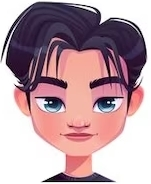
#> input picture lipsink_images/A.jpg, 151 x 184 px, given in place of 5.jpg, which was not available
$ python get_image_from_presentation.py
#> lines starting #> are read from the running program, lines starting #| are printed output that depends on the picture
from os import listdir
from os.path import isfile, join

from PIL import Image

mypath = 'lipsink_images'
onlyfiles = [f for f in listdir(mypath) if isfile(join(mypath, f))]

for fl in onlyfiles:
    im1 = Image.open('pres_file/5.jpg')
#> im1 is the input picture: PIL image 151x184 RGB; mean R, G, B 183.5, 154.9, 162.6
    im2 = Image.open(mypath + '/' + fl)
    im2 = im2.resize((453, 552))
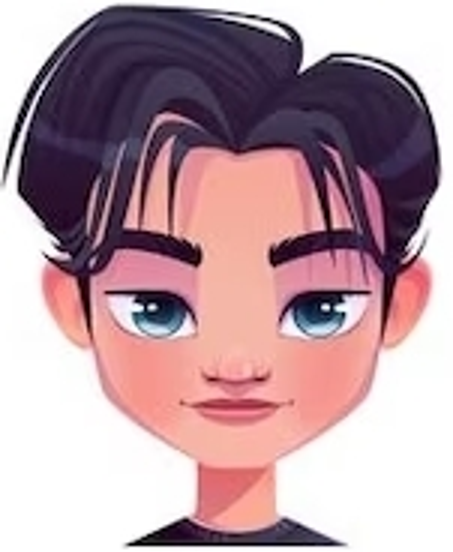
#> im2: PIL image 453x552 RGB; mean R, G, B 183.5, 154.9, 162.5
    im1.paste(im2, (2500, 1100))
    im1.save('lipsink_images5/' + fl, quality=95)

    im1.close()
    im2.close()
#> pass 2 of the loop `for fl in onlyfiles:`:
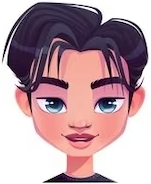
#> input picture lipsink_images/B.jpg, 151 x 184 px, found by its file name
#> im2 is the input picture: PIL image 151x184 RGB; mean R, G, B 183.1, 154.4, 162.3
#> `im2 = im2.resize((453, 552))`:
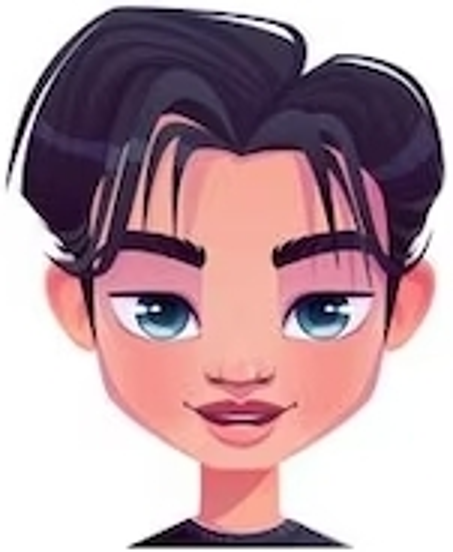
#> im2: PIL image 453x552 RGB; mean R, G, B 183, 154.4, 162.3
#> pass 3 of the loop `for fl in onlyfiles:`:
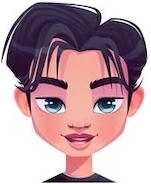
#> input picture lipsink_images/C.jpg, 151 x 184 px, found by its file name
#> im2 is the input picture: PIL image 151x184 RGB; mean R, G, B 183.1, 154.3, 162.3
#> `im2 = im2.resize((453, 552))`:
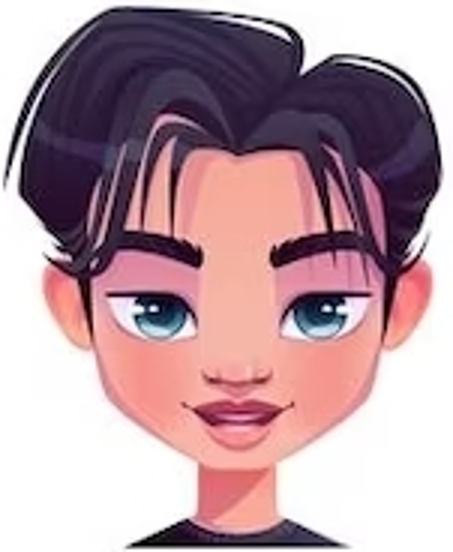
#> im2: PIL image 453x552 RGB; mean R, G, B 183.1, 154.3, 162.3
#> the loop made 4 passes; the first 3 are shown
